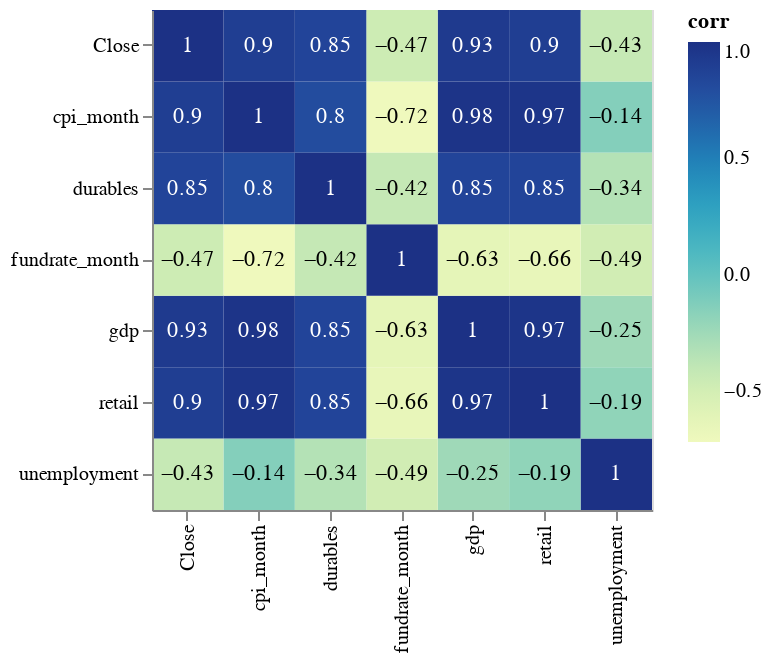

Notebook code cell kept with this figure:
### Code cell
correlation_heatmap(df_combined)

### Figure 1 — Vega-Lite specification as saved in the notebook (floating-point values rounded to 4 significant figures)
{"config": {"view": {"continuousWidth": 400, "continuousHeight": 300}}, "layer": [{"mark": "rect", "encoding": {"color": {"field": "corr", "type": "quantitative"}, "x": {"field": "level_0", "title": null, "type": "nominal"}, "y": {"field": "level_1", "title": null, "type": "nominal"}}, "height": 250, "width": 250}, {"mark": {"type": "text", "baseline": "middle"}, "encoding": {"color": {"condition": {"value": "white", "test": "(datum.corr > 0)"}, "value": "black"}, "text": {"field": "corr", "type": "quantitative"}, "x": {"field": "level_0", "title": null, "type": "nominal"}, "y": {"field": "level_1", "title": null, "type": "nominal"}}, "height": 250, "width": 250}], "data": {"name": "data-6619c2154e1ac72a8678fb9708bbf1c0"}, "$schema": "https://vega.github.io/schema/vega-lite/v4.17.0.json", "datasets": {"data-6619c2154e1ac72a8678fb9708bbf1c0": [{"level_0": "cpi_month", "level_1": "cpi_month", "corr": 1.0}, {"level_0": "cpi_month", "level_1": "unemployment", "corr": -0.14}, {"level_0": "cpi_month", "level_1": "gdp", "corr": 0.98}, {"level_0": "cpi_month", "level_1": "fundrate_month", "corr": -0.72}, {"level_0": "cpi_month", "level_1": "retail", "corr": 0.97}, {"level_0": "cpi_month", "level_1": "durables", "corr": 0.8}, {"level_0": "cpi_month", "level_1": "Close", "corr": 0.9}, {"level_0": "unemployment", "level_1": "cpi_month", "corr": -0.14}, {"level_0": "unemployment", "level_1": "unemployment", "corr": 1.0}, {"level_0": "unemployment", "level_1": "gdp", "corr": -0.25}, {"level_0": "unemployment", "level_1": "fundrate_month", "corr": -0.49}, {"level_0": "unemployment", "level_1": "retail", "corr": -0.19}, {"level_0": "unemployment", "level_1": "durables", "corr": -0.34}, {"level_0": "unemployment", "level_1": "Close", "corr": -0.43}, {"level_0": "gdp", "level_1": "cpi_month", "corr": 0.98}, {"level_0": "gdp", "level_1": "unemployment", "corr": -0.25}, {"level_0": "gdp", "level_1": "gdp", "corr": 1.0}, {"level_0": "gdp", "level_1": "fundrate_month", "corr": -0.63}, {"level_0": "gdp", "level_1": "retail", "corr": 0.97}, {"level_0": "gdp", "level_1": "durables", "corr": 0.85}, {"level_0": "gdp", "level_1": "Close", "corr": 0.93}, {"level_0": "fundrate_month", "level_1": "cpi_month", "corr": -0.72}, {"level_0": "fundrate_month", "level_1": "unemployment", "corr": -0.49}, {"level_0": "fundrate_month", "level_1": "gdp", "corr": -0.63}, {"level_0": "fundrate_month", "level_1": "fundrate_month", "corr": 1.0}, {"level_0": "fundrate_month", "level_1": "retail", "corr": -0.66}, {"level_0": "fundrate_month", "level_1": "durables", "corr": -0.42}, {"level_0": "fundrate_month", "level_1": "Close", "corr": -0.47}, {"level_0": "retail", "level_1": "cpi_month", "corr": 0.97}, {"level_0": "retail", "level_1": "unemployment", "corr": -0.19}, {"level_0": "retail", "level_1": "gdp", "corr": 0.97}, {"level_0": "retail", "level_1": "fundrate_month", "corr": -0.66}, {"level_0": "retail", "level_1": "retail", "corr": 1.0}, {"level_0": "retail", "level_1": "durables", "corr": 0.85}, {"level_0": "retail", "level_1": "Close", "corr": 0.9}, {"level_0": "durables", "level_1": "cpi_month", "corr": 0.8}, {"level_0": "durables", "level_1": "unemployment", "corr": -0.34}, {"level_0": "durables", "level_1": "gdp", "corr": 0.85}, {"level_0": "durables", "level_1": "fundrate_month", "corr": -0.42}, {"level_0": "durables", "level_1": "retail", "corr": 0.85}, {"level_0": "durables", "level_1": "durables", "corr": 1.0}, {"level_0": "durables", "level_1": "Close", "corr": 0.85}, {"level_0": "Close", "level_1": "cpi_month", "corr": 0.9}, {"level_0": "Close", "level_1": "unemployment", "corr": -0.43}, {"level_0": "Close", "level_1": "gdp", "corr": 0.93}, {"level_0": "Close", "level_1": "fundrate_month", "corr": -0.47}, {"level_0": "Close", "level_1": "retail", "corr": 0.9}, {"level_0": "Close", "level_1": "durables", "corr": 0.85}, {"level_0": "Close", "level_1": "Close", "corr": 1.0}]}}
